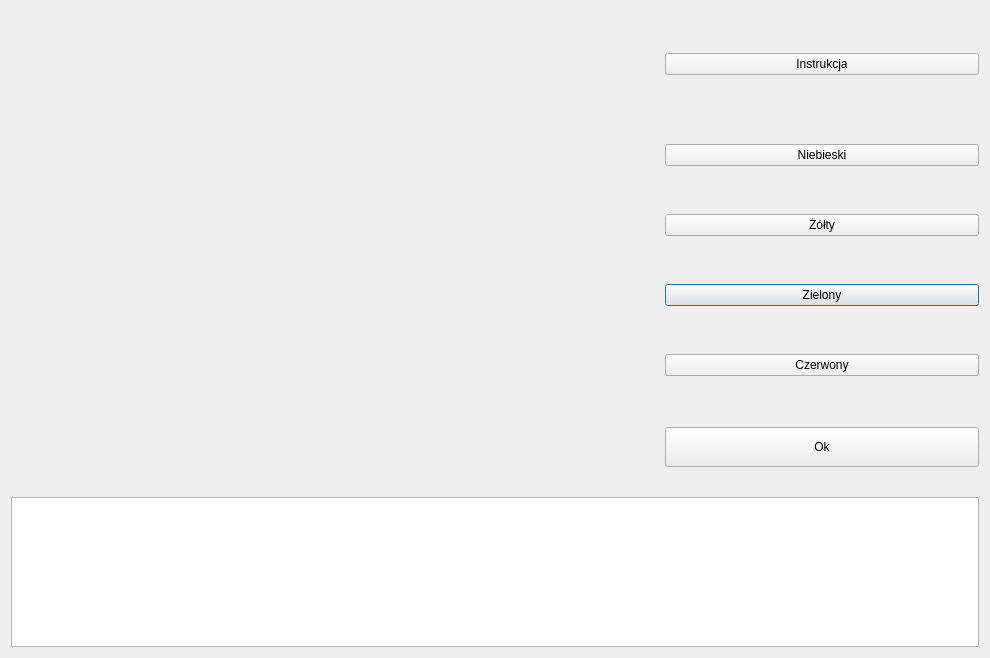
<?xml version="1.0" encoding="UTF-8"?>
<ui version="4.0">
 <class>Dialog</class>
 <widget class="QDialog" name="Dialog">
  <property name="geometry">
   <rect>
    <x>0</x>
    <y>0</y>
    <width>990</width>
    <height>656</height>
   </rect>
  </property>
  <property name="windowTitle">
   <string>Konfiguracja</string>
  </property>
  <layout class="QGridLayout" name="gridLayout_2">
   <item row="0" column="1">
    <layout class="QGridLayout" name="gridLayout">
     <property name="verticalSpacing">
      <number>6</number>
     </property>
     <item row="3" column="1">
      <widget class="QPushButton" name="setGreenPushButton">
       <property name="text">
        <string>Zielony</string>
       </property>
      </widget>
     </item>
     <item row="0" column="1">
      <widget class="QPushButton" name="instructionPushButton">
       <property name="text">
        <string>Instrukcja</string>
       </property>
      </widget>
     </item>
     <item row="1" column="1">
      <widget class="QPushButton" name="setBluePushButton">
       <property name="text">
        <string>Niebieski</string>
       </property>
      </widget>
     </item>
     <item row="4" column="1">
      <widget class="QPushButton" name="setRedPushButton">
       <property name="text">
        <string>Czerwony</string>
       </property>
      </widget>
     </item>
     <item row="2" column="1">
      <widget class="QPushButton" name="setYellowPushButton">
       <property name="text">
        <string>Żółty</string>
       </property>
      </widget>
     </item>
     <item row="6" column="0" colspan="2">
      <widget class="QListView" name="commandsListView">
       <property name="minimumSize">
        <size>
         <width>0</width>
         <height>150</height>
        </size>
       </property>
       <property name="maximumSize">
        <size>
         <width>16777215</width>
         <height>150</height>
        </size>
       </property>
      </widget>
     </item>
     <item row="5" column="1">
      <widget class="QPushButton" name="okPushButton">
       <property name="minimumSize">
        <size>
         <width>0</width>
         <height>40</height>
        </size>
       </property>
       <property name="text">
        <string>Ok</string>
       </property>
      </widget>
     </item>
     <item row="0" column="0" rowspan="6">
      <widget class="QWidget" name="openCVwidget" native="true">
       <property name="minimumSize">
        <size>
         <width>648</width>
         <height>480</height>
        </size>
       </property>
       <property name="maximumSize">
        <size>
         <width>648</width>
         <height>480</height>
        </size>
       </property>
      </widget>
     </item>
    </layout>
   </item>
  </layout>
 </widget>
 <resources/>
 <connections/>
</ui>
